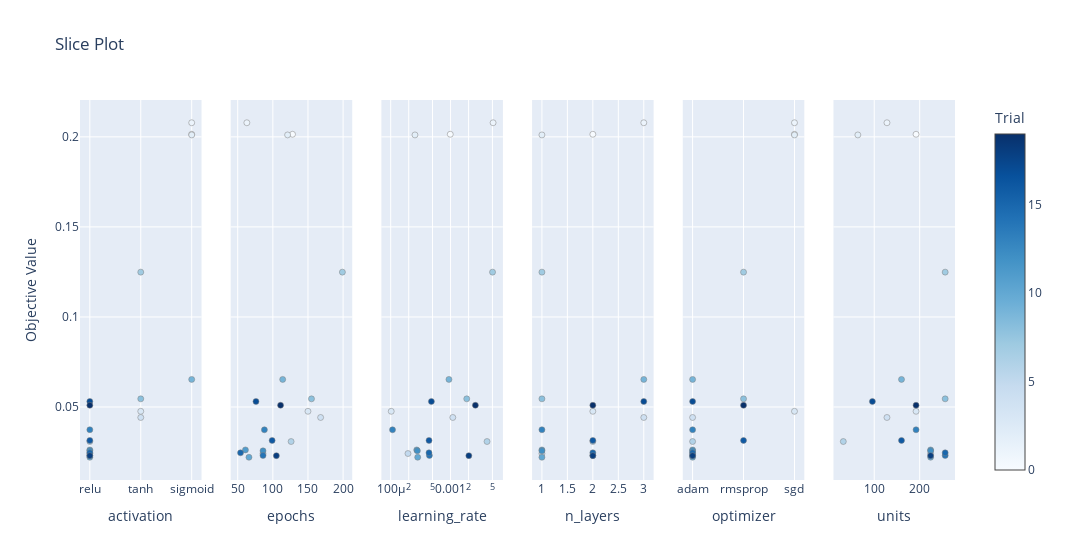

Source (notebook cell):
### Code cell
optuna.visualization.plot_slice(study)

### Figure 1 — Plotly figure (JSON) as saved in the notebook; plotly's stock layout.template omitted (floating-point values rounded to 4 significant figures)
{"data": [{"marker": {"color": [0, 1, 2, 3, 4, 5, 6, 7, 8, 9, 10, 11, 12, 13, 14, 15, 16, 17, 18, 19], "colorbar": {"title": {"text": "Trial"}, "x": 1, "xpad": 40}, "colorscale": [[0, "rgb(247,251,255)"], [0.125, "rgb(222,235,247)"], [0.25, "rgb(198,219,239)"], [0.375, "rgb(158,202,225)"], [0.5, "rgb(107,174,214)"], [0.625, "rgb(66,146,198)"], [0.75, "rgb(33,113,181)"], [0.875, "rgb(8,81,156)"], [1, "rgb(8,48,107)"]], "line": {"color": "Grey", "width": 0.5}, "showscale": true}, "mode": "markers", "name": "Feasible Trial", "showlegend": false, "type": "scatter", "x": ["sigmoid", "sigmoid", "sigmoid", "tanh", "tanh", "relu", "relu", "tanh", "tanh", "sigmoid", "relu", "relu", "relu", "relu", "relu", "relu", "relu", "relu", "relu", "relu"], "xaxis": "x", "y": [0.2014, 0.2078, 0.2011, 0.04762, 0.04419, 0.02418, 0.03084, 0.1249, 0.05454, 0.06533, 0.02211, 0.0262, 0.02567, 0.03736, 0.02311, 0.02458, 0.03145, 0.05308, 0.02299, 0.05098], "yaxis": "y"}, {"marker": {"color": [0, 1, 2, 3, 4, 5, 6, 7, 8, 9, 10, 11, 12, 13, 14, 15, 16, 17, 18, 19], "colorbar": {"title": {"text": "Trial"}, "x": 1, "xpad": 40}, "colorscale": [[0, "rgb(247,251,255)"], [0.125, "rgb(222,235,247)"], [0.25, "rgb(198,219,239)"], [0.375, "rgb(158,202,225)"], [0.5, "rgb(107,174,214)"], [0.625, "rgb(66,146,198)"], [0.75, "rgb(33,113,181)"], [0.875, "rgb(8,81,156)"], [1, "rgb(8,48,107)"]], "line": {"color": "Grey", "width": 0.5}, "showscale": false}, "mode": "markers", "name": "Feasible Trial", "showlegend": false, "type": "scatter", "x": [128, 63, 121, 150, 168, 86, 126, 199, 155, 114, 66, 61, 86, 88, 86, 54, 99, 76, 105, 111], "xaxis": "x2", "y": [0.2014, 0.2078, 0.2011, 0.04762, 0.04419, 0.02418, 0.03084, 0.1249, 0.05454, 0.06533, 0.02211, 0.0262, 0.02567, 0.03736, 0.02311, 0.02458, 0.03145, 0.05308, 0.02299, 0.05098], "yaxis": "y2"}, {"marker": {"color": [0, 1, 2, 3, 4, 5, 6, 7, 8, 9, 10, 11, 12, 13, 14, 15, 16, 17, 18, 19], "colorbar": {"title": {"text": "Trial"}, "x": 1, "xpad": 40}, "colorscale": [[0, "rgb(247,251,255)"], [0.125, "rgb(222,235,247)"], [0.25, "rgb(198,219,239)"], [0.375, "rgb(158,202,225)"], [0.5, "rgb(107,174,214)"], [0.625, "rgb(66,146,198)"], [0.75, "rgb(33,113,181)"], [0.875, "rgb(8,81,156)"], [1, "rgb(8,48,107)"]], "line": {"color": "Grey", "width": 0.5}, "showscale": false}, "mode": "markers", "name": "Feasible Trial", "showlegend": false, "type": "scatter", "x": [0.0009891, 0.005132, 0.0002543, 0.000102, 0.00109, 0.0001944, 0.004067, 0.005024, 0.001863, 0.0009399, 0.0002825, 0.0002722, 0.0002789, 0.0001073, 0.0004433, 0.0004362, 0.0004368, 0.0004786, 0.00202, 0.002598], "xaxis": "x3", "y": [0.2014, 0.2078, 0.2011, 0.04762, 0.04419, 0.02418, 0.03084, 0.1249, 0.05454, 0.06533, 0.02211, 0.0262, 0.02567, 0.03736, 0.02311, 0.02458, 0.03145, 0.05308, 0.02299, 0.05098], "yaxis": "y3"}, {"marker": {"color": [0, 1, 2, 3, 4, 5, 6, 7, 8, 9, 10, 11, 12, 13, 14, 15, 16, 17, 18, 19], "colorbar": {"title": {"text": "Trial"}, "x": 1, "xpad": 40}, "colorscale": [[0, "rgb(247,251,255)"], [0.125, "rgb(222,235,247)"], [0.25, "rgb(198,219,239)"], [0.375, "rgb(158,202,225)"], [0.5, "rgb(107,174,214)"], [0.625, "rgb(66,146,198)"], [0.75, "rgb(33,113,181)"], [0.875, "rgb(8,81,156)"], [1, "rgb(8,48,107)"]], "line": {"color": "Grey", "width": 0.5}, "showscale": false}, "mode": "markers", "name": "Feasible Trial", "showlegend": false, "type": "scatter", "x": [2, 3, 1, 2, 3, 1, 2, 1, 1, 3, 1, 1, 1, 1, 2, 2, 2, 3, 2, 2], "xaxis": "x4", "y": [0.2014, 0.2078, 0.2011, 0.04762, 0.04419, 0.02418, 0.03084, 0.1249, 0.05454, 0.06533, 0.02211, 0.0262, 0.02567, 0.03736, 0.02311, 0.02458, 0.03145, 0.05308, 0.02299, 0.05098], "yaxis": "y4"}, {"marker": {"color": [0, 1, 2, 3, 4, 5, 6, 7, 8, 9, 10, 11, 12, 13, 14, 15, 16, 17, 18, 19], "colorbar": {"title": {"text": "Trial"}, "x": 1, "xpad": 40}, "colorscale": [[0, "rgb(247,251,255)"], [0.125, "rgb(222,235,247)"], [0.25, "rgb(198,219,239)"], [0.375, "rgb(158,202,225)"], [0.5, "rgb(107,174,214)"], [0.625, "rgb(66,146,198)"], [0.75, "rgb(33,113,181)"], [0.875, "rgb(8,81,156)"], [1, "rgb(8,48,107)"]], "line": {"color": "Grey", "width": 0.5}, "showscale": false}, "mode": "markers", "name": "Feasible Trial", "showlegend": false, "type": "scatter", "x": ["sgd", "sgd", "sgd", "sgd", "adam", "adam", "adam", "rmsprop", "rmsprop", "adam", "adam", "adam", "adam", "adam", "adam", "adam", "rmsprop", "adam", "adam", "rmsprop"], "xaxis": "x5", "y": [0.2014, 0.2078, 0.2011, 0.04762, 0.04419, 0.02418, 0.03084, 0.1249, 0.05454, 0.06533, 0.02211, 0.0262, 0.02567, 0.03736, 0.02311, 0.02458, 0.03145, 0.05308, 0.02299, 0.05098], "yaxis": "y5"}, {"marker": {"color": [0, 1, 2, 3, 4, 5, 6, 7, 8, 9, 10, 11, 12, 13, 14, 15, 16, 17, 18, 19], "colorbar": {"title": {"text": "Trial"}, "x": 1, "xpad": 40}, "colorscale": [[0, "rgb(247,251,255)"], [0.125, "rgb(222,235,247)"], [0.25, "rgb(198,219,239)"], [0.375, "rgb(158,202,225)"], [0.5, "rgb(107,174,214)"], [0.625, "rgb(66,146,198)"], [0.75, "rgb(33,113,181)"], [0.875, "rgb(8,81,156)"], [1, "rgb(8,48,107)"]], "line": {"color": "Grey", "width": 0.5}, "showscale": false}, "mode": "markers", "name": "Feasible Trial", "showlegend": false, "type": "scatter", "x": [192, 128, 64, 192, 128, 224, 32, 256, 256, 160, 224, 224, 224, 192, 256, 256, 160, 96, 224, 192], "xaxis": "x6", "y": [0.2014, 0.2078, 0.2011, 0.04762, 0.04419, 0.02418, 0.03084, 0.1249, 0.05454, 0.06533, 0.02211, 0.0262, 0.02567, 0.03736, 0.02311, 0.02458, 0.03145, 0.05308, 0.02299, 0.05098], "yaxis": "y6"}], "layout": {"title": {"text": "Slice Plot"}, "width": 1800, "xaxis": {"anchor": "y", "categoryarray": ["relu", "tanh", "sigmoid"], "categoryorder": "array", "domain": [0, 0.1389], "title": {"text": "activation"}, "type": "category"}, "xaxis2": {"anchor": "y2", "domain": [0.1722, 0.3111], "title": {"text": "epochs"}}, "xaxis3": {"anchor": "y3", "domain": [0.3444, 0.4833], "title": {"text": "learning_rate"}, "type": "log"}, "xaxis4": {"anchor": "y4", "domain": [0.5167, 0.6556], "title": {"text": "n_layers"}}, "xaxis5": {"anchor": "y5", "categoryarray": ["adam", "rmsprop", "sgd"], "categoryorder": "array", "domain": [0.6889, 0.8278], "title": {"text": "optimizer"}, "type": "category"}, "xaxis6": {"anchor": "y6", "domain": [0.8611, 1], "title": {"text": "units"}}, "yaxis": {"anchor": "x", "domain": [0, 1], "title": {"text": "Objective Value"}}, "yaxis2": {"anchor": "x2", "domain": [0, 1], "matches": "y", "showticklabels": false}, "yaxis3": {"anchor": "x3", "domain": [0, 1], "matches": "y", "showticklabels": false}, "yaxis4": {"anchor": "x4", "domain": [0, 1], "matches": "y", "showticklabels": false}, "yaxis5": {"anchor": "x5", "domain": [0, 1], "matches": "y", "showticklabels": false}, "yaxis6": {"anchor": "x6", "domain": [0, 1], "matches": "y", "showticklabels": false}}}
